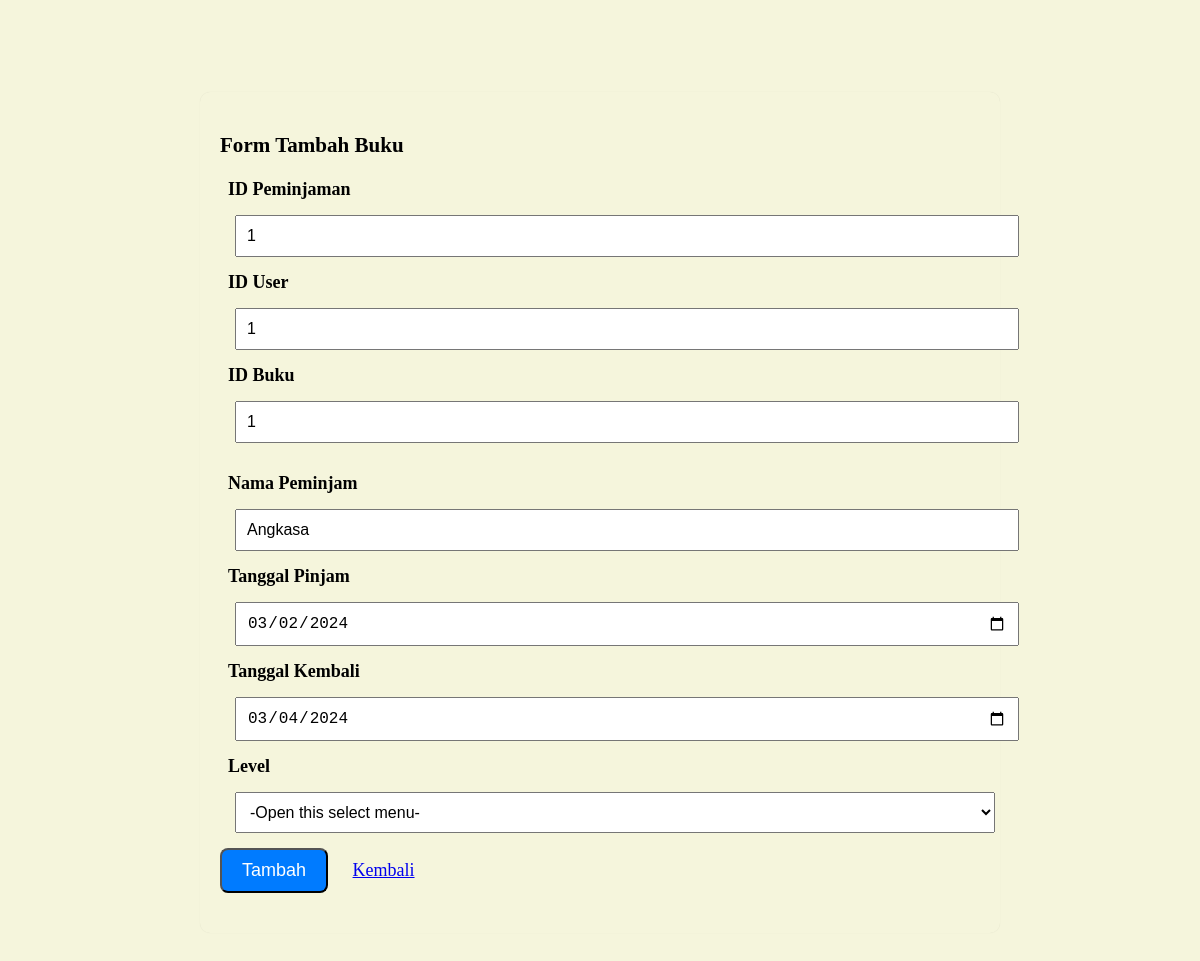
The app's page /heelibrary_new/ptg/data/edit_pmj.php?idp=1 with its own data.
### tables this page shows
CREATE TABLE `peminjaman` (
  `IDpinjam` int(11) NOT NULL,
  `IDuser` int(11) NOT NULL,
  `IDbuku` int(11) NOT NULL,
  `nama` varchar(255) NOT NULL,
  `tgl_pinjam` date NOT NULL,
  `tgl_kembali` date NOT NULL,
  `status` enum('dipinjam','kembali') NOT NULL
);

### heelibrary_new/ptg/data/edit_pmj.php (the view, shortened to what this page needs)
<!doctype html>
<html lang="en">
  <head>
    <link rel="stylesheet" href="../../css/tbh_bkpj.css">
  </head>
  <body>
        <div class="container">
            <div class="card" style="margin-top: 4rem;">
                <div class="row m-4">
                    <div class="col-sm-7">
                        <h3>Form Tambah Buku</h3>
                        <?php
                            include '../../koneksi/koneksi.php';
                            $id = $_GET['idp'];
                            $data = mysqli_query($koneksi, "SELECT * from peminjaman where IDpinjam='$id'");
                            while($d = mysqli_fetch_array($data)){
                        ?>
                        <form action="e_pmj.php" method="POST" enctype="multipart/form-data">
                        <div class="mb-3">
                            <label for="exampleInputEmail1" class="form-label">ID Peminjaman</label>
                            <input type="text" name="IDPinjam" class="form-control" value="<?php echo $d['IDpinjam'];?>" required id="exampleInputEmail1" aria-describedby="emailHelp">
                        </div>
                        <div class="mb-3">
                            <label for="exampleInputEmail1" class="form-label">ID User</label>
                            <input type="text" name="IDuser" class="form-control" value="<?php echo $d['IDuser'];?>" required id="exampleInputEmail1" aria-describedby="emailHelp">
                        </div>
                        <div class="mb-3">
                            <label for="exampleInputEmail1" class="form-label">ID Buku</label>
                            <input type="text" name="IDbuku" class="form-control" value="<?php echo $d['IDbuku'];?>" required id="exampleInputEmail1" aria-describedby="emailHelp">
                        </div>
                        <div class="row">
                            <div class="col">
                                <div class="mb-3">
                                    <label for="exampleInputEmail1" class="form-label">Nama Peminjam</label>
                                    <input type="text" name="nama" class="form-control" value="<?php echo $d['nama'];?>" required id="exampleInputEmail1" aria-describedby="emailHelp">
                                </div>
                            </div>
                            <div class="col">
                                <div class="mb-3">
                                        <label for="exampleInputEmail1" class="form-label">Tanggal Pinjam</label>
                                        <input type="date" name="tgl_pinjam" class="form-control" value="<?php echo $d['tgl_pinjam'];?>" required id="exampleInputEmail1" aria-describedby="emailHelp">
                                </div>
                             </div>
                             <div class="col">
                                <div class="mb-3">
                                        <label for="exampleInputEmail1" class="form-label">Tanggal Kembali</label>
                                        <input type="date" name="tgl_kembali" class="form-control" value="<?php echo $d['tgl_kembali'];?>" required id="exampleInputEmail1" aria-describedby="emailHelp">
                                </div>
                             </div>
                            <div class="mb-3">
                                <label for="status" class="form-label">Level</label>
                                <select class="form-control" name="status" value="<?php echo $d['status'];?>">
                                    <option selected>-Open this select menu-</option>
                              </select>
                                </div>
                        <button type="submit" name="update" class="btn btn-primary">Tambah</button>
                        </form>
                        <?php
                            }
                        ?>
                        <a href="../pmj.php" class= "btn btn-danger m-2">Kembali</a>
                    </div>
                </div>
            </div>
  </body>
</html>

### heelibrary_new/css/tbh_bkpj.css (style rules this page uses)
body { background-color: beige; font-size: 15px; }
.container { width: 100%; max-width: 800px; margin: 0 auto; padding: 20px; font-size: 18px; }
.card { background-color:beige; border-radius: 10px; box-shadow: 0 0 1px rgba(0, 0, 0, 0.1); padding: 20px; }
.row { margin-bottom: 20px; margin-top: 15px; }
.form-label { font-weight: bold; margin: 8px; }
.form-control { width: 100%; padding: 10px; font-size: 16px; margin: 15px; }
.btn { padding: 10px 20px; font-size: 18px; border-radius: 8px; }
.btn-primary { background-color: #007bff; color: #fff; }

### records on screen
peminjaman: IDPinjam "1", IDuser "1", IDbuku "1", nama "Angkasa", tgl_pinjam "03/02/2024", tgl_kembali "03/04/2024", status "-Open this select menu-"
